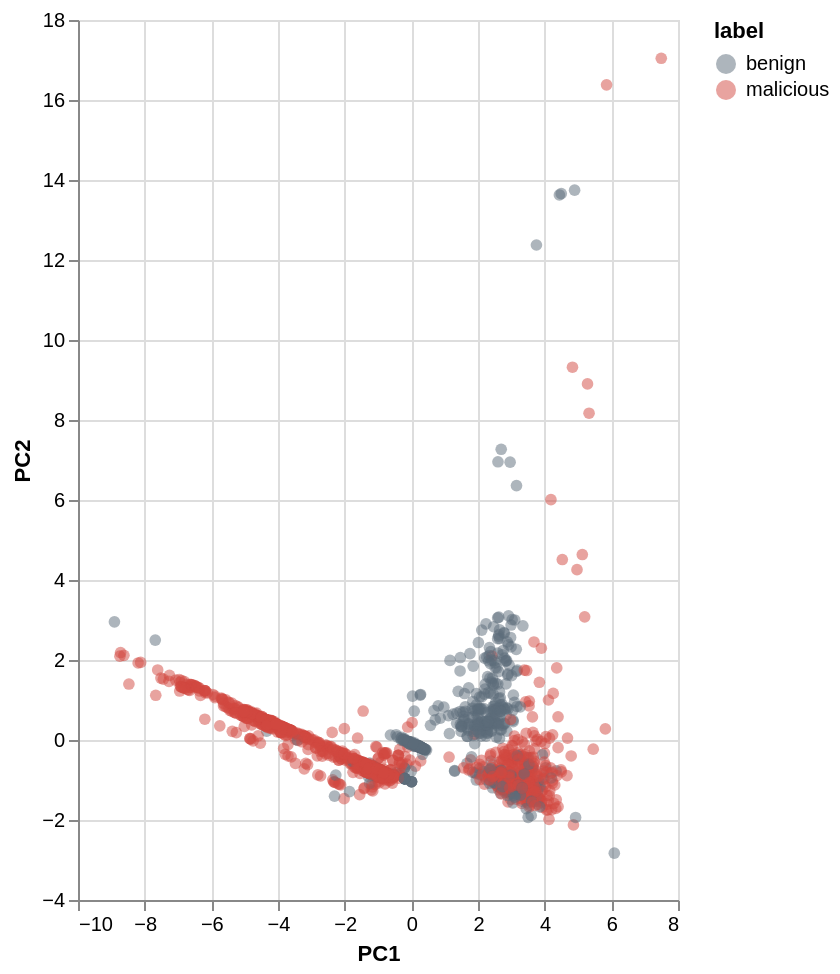

The Vega-Lite source for this figure:
### Vega-Lite specification from a JSON file in a GitHub repository (floating-point values rounded to 4 significant figures; data arrays with more than 128 entries replaced by an {"elided": "..."} marker saying what was removed)
{"$schema": "https://vega.github.io/schema/vega-lite/v5.json", "width": "container", "height": 440, "data": {"values": {"elided": "1500 records"}}, "mark": {"type": "circle", "size": 34, "opacity": 0.5}, "encoding": {"x": {"field": "pc1", "type": "quantitative", "title": "PC1"}, "y": {"field": "pc2", "type": "quantitative", "title": "PC2"}, "color": {"field": "severity", "type": "nominal", "title": "label", "scale": {"domain": ["benign", "malicious"], "range": ["#5b6b7a", "#d2483f"]}}, "tooltip": [{"field": "attack", "title": "attack_cat"}, {"field": "severity"}]}}
